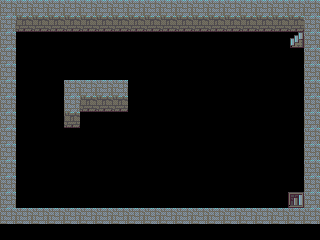

Below is a game level as drawn by its tile map, then a one-line description and the .tmx that defines it (tile-layer data replaced by summaries):
An orthogonal 20x15 tile map with 16x16 px tiles, 2 tile layers (layer1, collisions).

<map version="1.0" orientation="orthogonal" width="20" height="15" tilewidth="16" tileheight="16">
 <tileset firstgid="1" name="basictiles" tilewidth="16" tileheight="16">
  <image source="../graphics/basictiles.png" width="128" height="240" />
 </tileset>
 <layer name="layer1" width="20" height="15">
  <data>[300 cells, 93 non-empty, 4 distinct tile ids]</data>
 </layer>
 <layer name="collisions" width="20" height="15" opacity="0.42">
  <data>[300 cells, 91 non-empty, 1 distinct tile ids]</data>
 </layer>
</map>